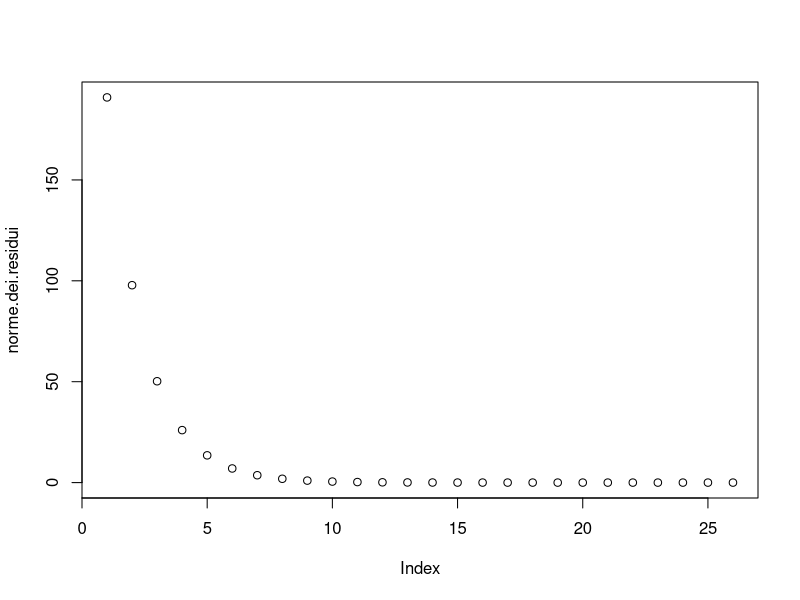

Source code (R):
#esercizio diapositiva 13 della presentazione 03_02

riga1<-c(54,14,-11,2)
riga2<-c(14,50,-4,29)
riga3<-c(-11,-4,55,22)
riga4<-c(2,29,22,95)
A<-rbind(riga1,riga2,riga3,riga4)
print(A)
b<-c(1,1,1,1)

# Verifica della dominanza diagonale per riga
valore.assoluto.somma.fuori.diagonale<-numeric()
valore.assoluto.diagonale<-numeric()
#print(valore.assoluto.somma.fuori.diagonale)

#calcolo i valori

for(gf in 1:4){
  valore.assoluto.somma.fuori.diagonale[gf]<-sum(abs(A[gf,]))-abs(A[gf,gf])
  valore.assoluto.diagonale[gf]<-abs(A[gf,gf])
}
#print(cbind(valore.assoluto.diagonale,valore.assoluto.somma.fuori.diagonale))

if(all(valore.assoluto.diagonale>valore.assoluto.somma.fuori.diagonale)){
  cat("A e' a dominanza diagonale per riga")
}

#costruzione della matrice M

MJ<-matrix(0,nrow=nrow(A),ncol=ncol(A))
for(al in 1:nrow(A)){
  MJ[al,al]<-A[al,al]
}
print(MJ)

#soluzione di prova
x<-c(1,1,1,1)
#definizione della tolleranza
tolleranza<-10^(-5)

#calcolo del residuo
residuo<-b-A%*%x

#spazio per memorizzare la storia della norma del residuo
norme.dei.residui<-numeric()
#calcolo norma del residuo
norma.di.r<-sqrt(sum(residuo^2))
norme.dei.residui[1]<-norma.di.r

norma.di.b<-sqrt(sum(b^2))

max.iter<-100
iter.corrente<-0

while(norma.di.r>tolleranza*norma.di.b && iter.corrente<max.iter){
  z<-solve(MJ,residuo)
  x<-x+z
  #codice modifica variabili della prima condizine del ciclo while
  residuo<-b-A%*%x
  norma.di.r<-sqrt(sum(residuo^2))
  norme.dei.residui[length(norme.dei.residui)+1]<-norma.di.r
  #codice modifica variabili della seconda condizine del ciclo while
  iter.corrente<-iter.corrente+1
}

print(paste("iterazione finale",iter.corrente))
print(x)

plot(norme.dei.residui)
